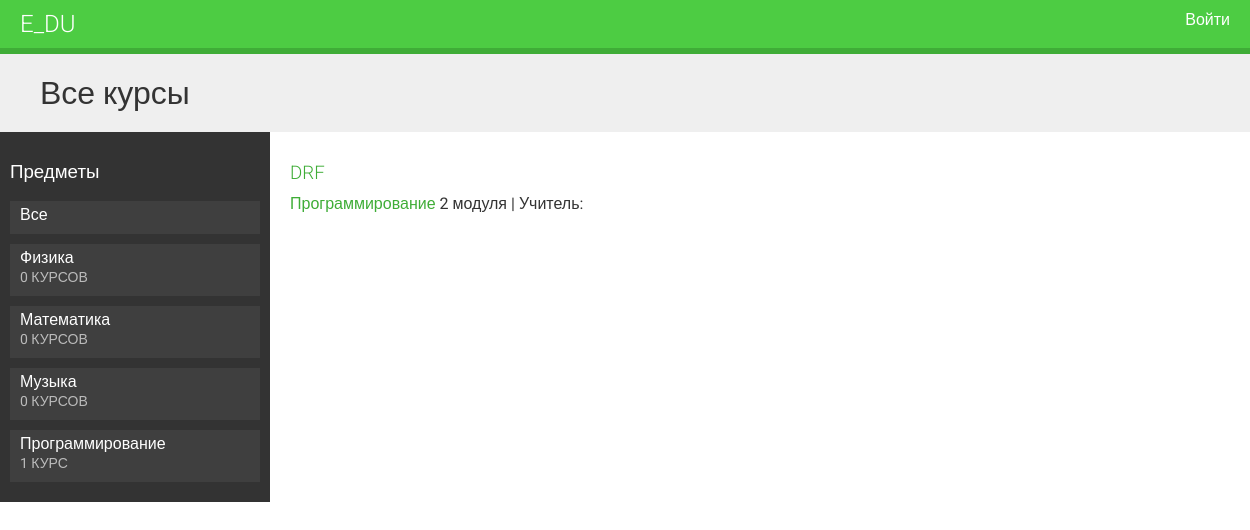
The page / on the database its author committed.
### courses/models.py (models this page shows, shortened)
class Subject(models.Model):
    title = models.CharField(max_length=200)
    slug = models.SlugField(max_length=200, unique=True)
    class Meta:
        ordering = [
            'title',
        ]
    def __str__(self):
        return self.title

class Course(models.Model):
    owner = models.ForeignKey(
        User, related_name='courses_created', on_delete=models.CASCADE)
    subject = models.ForeignKey(
        Subject, related_name='courses', on_delete=models.CASCADE)
    title = models.CharField(max_length=200)
    slug = models.SlugField(max_length=200, unique=True)
    overview = models.TextField()
    created = models.DateTimeField(auto_now_add=True)
    students = models.ManyToManyField(
        User, related_name='courses_joined', blank=True)
    class Meta:
        ordering = [
            '-created',
        ]

### courses/views.py (the view)
# urls.py: path('', CourseListView.as_view(), name='course_list'),
class CourseListView(TemplateResponseMixin, View):
    model = Course
    template_name = 'courses/course/list.html'
    def get(self, request, subject=None):
        subjects = cache.get('all_subjects')
        if not subjects:
            subjects = Subject.objects.annotate(total_courses=Count('courses'))
            cache.set('all_subjects', subjects)
        all_courses = Course.objects.annotate(total_modules=Count('modules'))
        if subject:
            subject = get_object_or_404(Subject, slug=subject)
            key = f'subject_{subject.id}_courses'
            courses = cache.get(key)
            if not courses:
                courses = all_courses.filter(subject=subject)
                cache.set(key, courses)
        else:
            courses = cache.get('all_courses')
            if not courses:
                courses = all_courses
                cache.set('all_courses', courses)
        return self.render_to_response({'subjects': subjects, 'subject': subject, 'courses': courses})

### courses/templatetags/course.py (called while the page is built)
@register.filter
def ru_plural(value, variants):
    variants = variants.split(',')
    value = abs(int(value))
    if value % 10 == 1 and value % 100 != 11:
        variant = 0
    elif value % 10 >= 2 and value % 10 <= 4 and (value % 100 < 10 or value % 100 >= 20):
        variant = 1
    else:
        variant = 2
    return variants[variant]

### courses/templates/courses/course/list.html (shortened to what this page needs)
{% extends 'base.html' %}
{% load course %}
{% block content %}
    <h1>
    {% if subject %}
        {{ subject.title }}
    {% else %}
        Все курсы
    {% endif %}
    </h1>
    <div class="contents">
        <h3>Предметы</h3>
        <ul id="modules">
            <li {% if not subject %}class="selected"{% endif %}>
                <a href="{% url 'course_list' %}">Все</a>
            </li>
            {% for s in subjects %}
                <li {% if not subject %}class="selected"{% endif %}>
                    <a href="{% url 'course_list_subject' s.slug %}">
                        {{ s.title }}
                        <br>
                        <span>
                            {{ s.total_courses }} {{ s.total_courses|ru_plural:"курс,курса,курсов" }}
                        </span>
                    </a>
                </li>
            {% endfor %}
        </ul>
    </div>
    <div class="module">
        {% for course in courses %}
            {% with subject=course.subject %}
                <h3>
                    <a href="{% url 'course_detail' course.slug %}">
                        {{ course.title }}
                    </a>
                </h3>
                <p>
                    <a href="{% url 'course_list_subject' subject.slug %}">
                        {{ subject }}
                    </a>
                    {{ course.total_modules }} {{ course.total_modules|ru_plural:"модуль,модуля,модулей" }} |
                    Учитель: {{ course.owner.get_full_name }}
                </p>
            {% endwith %}
        {% endfor %}
    </div>
{% endblock  %}

### courses/static/css/base.css (style rules this page uses)
body { margin:0; font-family:'Roboto', sans-serif; font-weight:400; color:#333; }
a { color:#3fad37; text-decoration:none; }
ul { float:left; }
h1, h2, h3, h4, h5, h6 { font-family:'Roboto', sans-serif; font-weight:300; }
h1 { background:#efefef; width:100%; overflow:auto; padding:20px 0 20px 40px; margin:0; }
.module { padding:10px 20px; float:left; width:600px; }
.module h3 { margin:20px 0 0; padding:0; width:100%; }
.module p { margin:10px 0 20px; width:100%; float:left; }
.contents { width:20%; padding:10px; float:left; background:#333; color: #fff; font-family:'Roboto', sans-serif; }
.contents ul { list-style:none; margin:0; padding:0; width:100%; }
.contents ul li { margin:0 0 10px 0; padding:4px 10px 10px; overflow:auto; cursor:move; }
.contents ul li.selected { background:#3f3f3f; }
.contents ul span { text-transform:uppercase; color:#bbb; font-size:14px; }
.contents ul a { display:block; color:#fff; text-decoration:none; }

### rows shown on the page
Subject: title "Физика", total_courses "0", total_courses|ru_plural "КУРСОВ"
Subject: title "Математика", total_courses "0", total_courses|ru_plural "КУРСОВ"
Subject: title "Музыка", total_courses "0", total_courses|ru_plural "КУРСОВ"
Subject: title "Программирование", total_courses "1", total_courses|ru_plural "КУРС"
Course: title "DRF", subject "Программирование", total_modules "2", total_modules|ru_plural "модуля"
